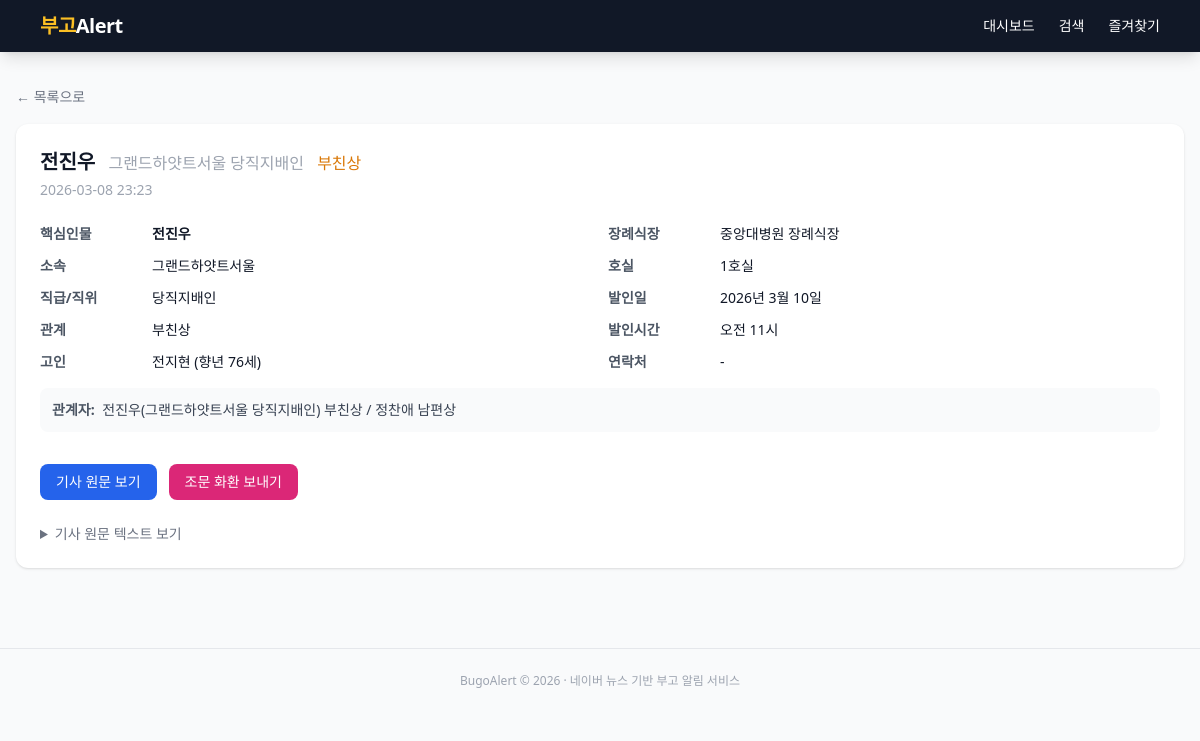
/obituary/406, run on an earlier commit of the app's database.
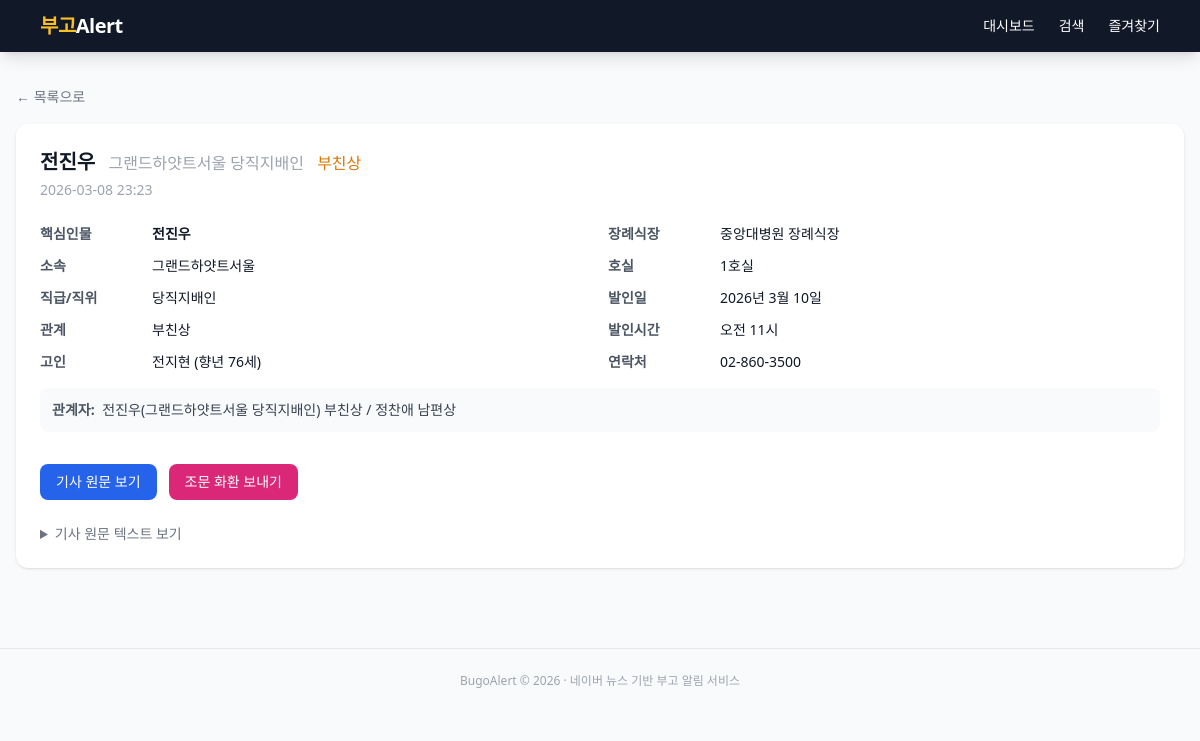
And on a later commit of the database.
### app/models.py (models this page shows)
class Obituary(Base):
    __tablename__ = "obituaries"
    id = Column(Integer, primary_key=True, autoincrement=True)
    source_url = Column(String(512), nullable=False)
    source_urls = Column(Text, nullable=True)  # JSON 배열: 병합된 모든 기사 URL
    title = Column(String(512), nullable=False)
    key_person = Column(String(100))
    organization = Column(String(200))
    position = Column(String(200))
    deceased_name = Column(String(100))
    deceased_age = Column(String(50))
    relationship = Column(String(100))
    related_persons = Column(Text)
    funeral_hall = Column(String(200))
    room_number = Column(String(50))
    funeral_date = Column(String(100))
    funeral_time = Column(String(50))
    contact = Column(String(100))
    remarks = Column(Text)
    raw_text = Column(Text)
    published_at = Column(DateTime)
    created_at = Column(DateTime, default=datetime.utcnow)
    dedup_key = Column(String(200), unique=True, nullable=True)
    __table_args__ = (
        Index("ix_obituaries_key_person", "key_person"),
        Index("ix_obituaries_org", "organization"),
        Index("ix_obituaries_published", "published_at"),
        Index("ix_obituaries_dedup", "dedup_key"),
        Index("ix_obituaries_source_url", "source_url"),
    )

### app/routers/obituaries.py (the view)
@router.get("/obituary/{obituary_id}")
async def detail(
    request: Request,
    obituary_id: int,
    db: Session = Depends(get_db),
):
    obit = db.query(Obituary).filter(Obituary.id == obituary_id).first()
    if obit is None:
        if request.headers.get("HX-Request"):
            return request.app.state.templates.TemplateResponse(
                "partials/obituary_detail.html",
                {"request": request, "obit": None},
            )
        raise HTTPException(status_code=404, detail="부고를 찾을 수 없습니다")
    if request.headers.get("HX-Request"):
        return request.app.state.templates.TemplateResponse(
            "partials/obituary_detail.html",
            {"request": request, "obit": obit},
        )
    return request.app.state.templates.TemplateResponse(
        "detail.html",
        {"request": request, "obit": obit},
    )

### app/templates/detail.html (shortened to what this page needs)
{% extends "base.html" %}
{% block content %}
{% if obit %}
<div class="mb-4">
  <a href="/" class="text-sm text-gray-500 hover:text-gray-700">&larr; 목록으로</a>
</div>
<div class="bg-white rounded-xl shadow p-6">
  <h1 class="text-xl font-bold mb-1">
    {{ obit.key_person or '부고' }}
    {% if obit.organization %}
    <span class="text-gray-400 font-normal text-base ml-2">{{ obit.organization }}{% if obit.position %} {{ obit.position }}{% endif %}</span>
    {% endif %}
    {% if obit.relationship %}
    <span class="text-amber-600 font-normal text-base ml-2">{{ obit.relationship }}</span>
    {% endif %}
  </h1>
  <p class="text-sm text-gray-400 mb-6">{{ obit.published_at.strftime('%Y-%m-%d %H:%M') if obit.published_at else '' }}</p>
  <div class="grid grid-cols-1 md:grid-cols-2 gap-4 text-sm">
    <div class="space-y-3">
      <div class="flex">
        <span class="font-semibold text-gray-600 w-28 shrink-0">핵심인물</span>
        <span class="font-bold">{{ obit.key_person or '-' }}</span>
      </div>
      <div class="flex">
        <span class="font-semibold text-gray-600 w-28 shrink-0">소속</span>
        <span>{{ obit.organization or '-' }}</span>
      </div>
      <div class="flex">
        <span class="font-semibold text-gray-600 w-28 shrink-0">직급/직위</span>
        <span>{{ obit.position or '-' }}</span>
      </div>
      <div class="flex">
        <span class="font-semibold text-gray-600 w-28 shrink-0">관계</span>
        <span>{{ obit.relationship or '-' }}</span>
      </div>
      <div class="flex">
        <span class="font-semibold text-gray-600 w-28 shrink-0">고인</span>
        <span>{{ obit.deceased_name or '-' }}{% if obit.deceased_age %} (향년 {{ obit.deceased_age }}){% endif %}</span>
      </div>
    </div>
    <div class="space-y-3">
      <div class="flex">
        <span class="font-semibold text-gray-600 w-28 shrink-0">장례식장</span>
        <span>{{ obit.funeral_hall or '-' }}</span>
      </div>
      <div class="flex">
        <span class="font-semibold text-gray-600 w-28 shrink-0">호실</span>
        <span>{{ obit.room_number or '-' }}</span>
      </div>
      <div class="flex">
        <span class="font-semibold text-gray-600 w-28 shrink-0">발인일</span>
        <span>{{ (obit.funeral_date or '-')|format_funeral_date_full }}</span>
      </div>
      <div class="flex">
        <span class="font-semibold text-gray-600 w-28 shrink-0">발인시간</span>
        <span>{{ obit.funeral_time or '-' }}</span>
      </div>
      <div class="flex">
        <span class="font-semibold text-gray-600 w-28 shrink-0">연락처</span>
        <span>{{ obit.contact or '-' }}</span>
      </div>
    </div>
  </div>
  {% if obit.related_persons %}
  <div class="mt-4 p-3 bg-gray-50 rounded-lg text-sm">
    <span class="font-semibold text-gray-600">관계자:</span>
    <span class="text-gray-700 ml-1">{{ obit.related_persons }}</span>
  </div>
  {% endif %}
  <div class="mt-8 flex flex-wrap gap-3">
    <a href="{{ obit.source_url }}" target="_blank"
       class="px-4 py-2 bg-blue-600 text-white rounded-lg text-sm font-medium hover:bg-blue-700 transition">
      기사 원문 보기
    </a>
    <a href="/flower/order/{{ obit.id }}"
       class="px-4 py-2 bg-pink-600 text-white rounded-lg text-sm font-medium hover:bg-pink-700 transition">
      조문 화환 보내기
    </a>
  </div>
  {% if obit.raw_text %}
  <details class="mt-6">
    <summary class="text-sm text-gray-500 cursor-pointer hover:text-gray-700">기사 원문 텍스트 보기</summary>
  </details>
  {% endif %}
</div>
{% else %}
<div class="text-center py-20 text-gray-400">
  <p class="text-lg">부고를 찾을 수 없습니다</p>
  <a href="/" class="text-blue-500 hover:underline text-sm mt-2 inline-block">목록으로 돌아가기</a>
</div>
{% endif %}
{% endblock %}

### app/templates/base.html (shortened to what this page needs)
<!DOCTYPE html>
<html lang="ko" class="h-full">
<head>
  <script src="https://cdn.tailwindcss.com"></script>
</head>
<body class="h-full bg-gray-50 text-gray-900">
  <nav class="bg-gray-900 text-white shadow-lg">
    <div class="max-w-6xl mx-auto px-4 py-3 flex items-center justify-between">
      <a href="/" class="text-xl font-bold tracking-tight">
        <span class="text-amber-400">부고</span>Alert
      </a>
      <div class="flex gap-6 text-sm font-medium">
        <a href="/" class="hover:text-amber-300 transition">대시보드</a>
        <a href="/search" class="hover:text-amber-300 transition">검색</a>
        <a href="/favorites" class="hover:text-amber-300 transition">즐겨찾기</a>
      </div>
    </div>
  </nav>
  <main class="max-w-7xl mx-auto px-4 py-8">
    {% block content %}{% endblock %}
  </main>
  <footer class="text-center text-xs text-gray-400 py-6 border-t mt-12">
    BugoAlert &copy; 2026 &middot; 네이버 뉴스 기반 부고 알림 서비스
  </footer>
</body>
</html>

### app/templates/base.html (style rules this page uses)
html { font-size: clamp(14px, 2vw, 16px); }
body { font-size: 1rem; }

What changed in the data, as far as the page shows it:
changed Obituary "전진우": contact "-" → "02-860-3500"
